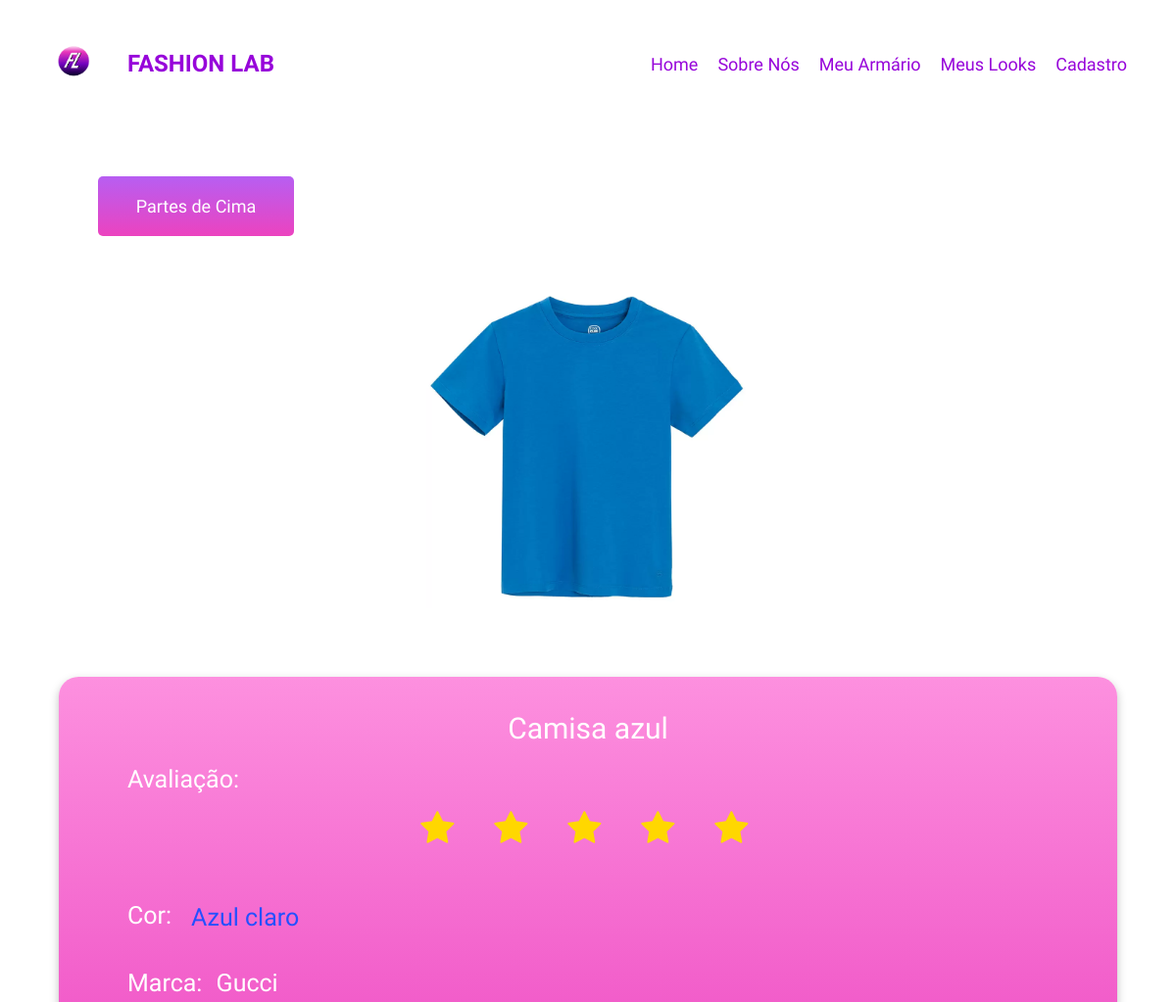
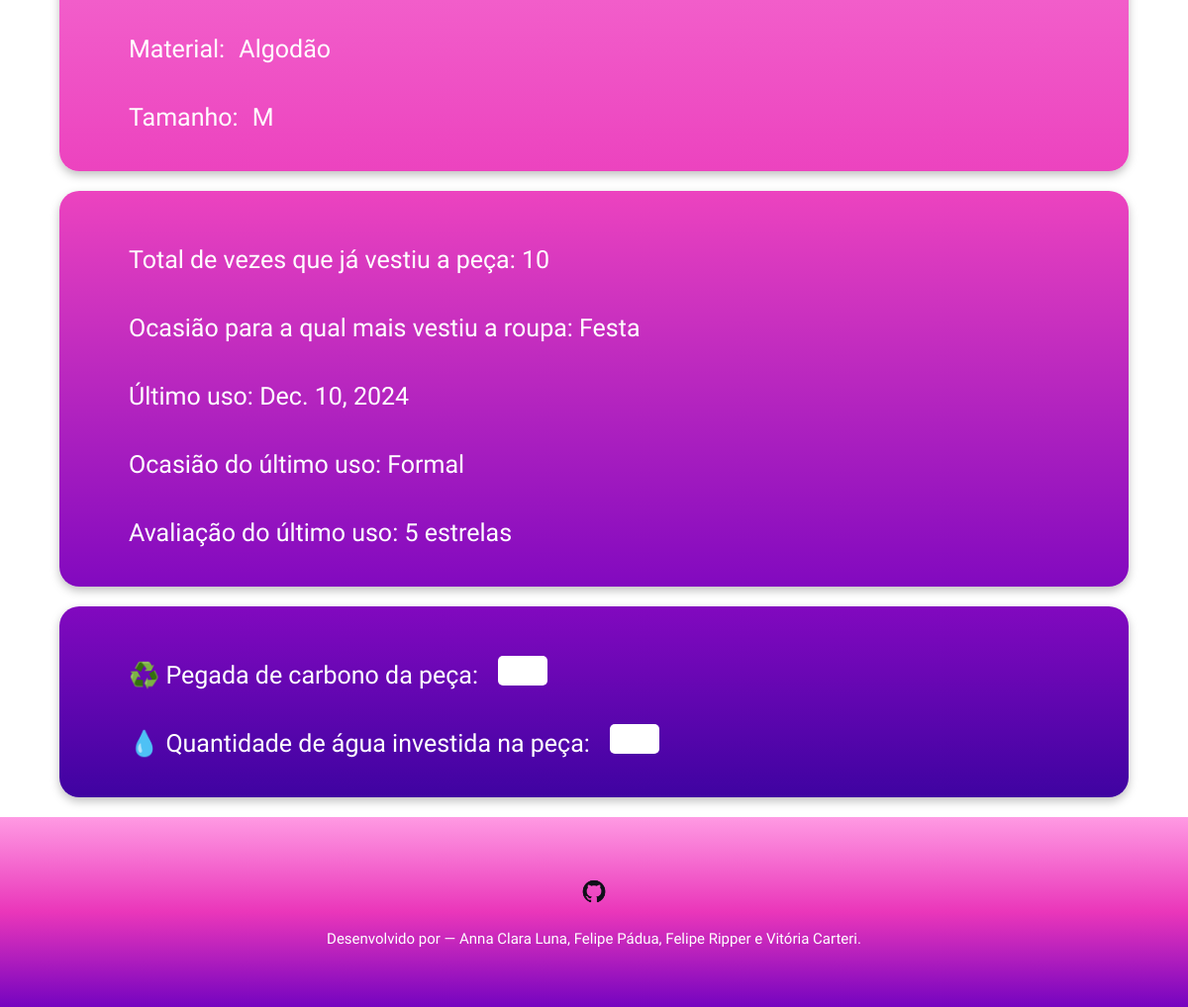
The page /parte_de_cima/5/ on the database its author committed (2 pictures, top to bottom).
### fashion_lab/models.py (models this page shows, shortened)
class Partes_de_Cima(models.Model):
  usuario = models.ForeignKey(User, on_delete=models.CASCADE)
  imagem = models.ImageField(upload_to='imagens/partes_de_cima/')
  descricao = models.TextField(max_length=100)
  cor_texto = models.CharField(max_length=20)
  cor_visual = models.CharField(max_length=7, default='#000000')
  marca = models.CharField(max_length=100)
  material = models.CharField(max_length=100)
  tamanho = models.CharField(
    max_length=10,
    choices=[
      ('PP', 'PP'),
        ('P', 'P'),
        ('M', 'M'),
        ('G', 'G'),
        ('GG', 'GG'),
        ('XGG', 'XGG'),
    ],
  )
  usos = GenericRelation('UsoRoupa')
  def ocasiao_mais_frequente(self):
    usos = UsoRoupa.objects.filter(
      roupa_content_type=ContentType.objects.get_for_model(Partes_de_Cima),
      roupa_object_id=self.id
        )
    ocasiões = [uso.ocasiao for uso in usos]
    if ocasiões:
        return max(set(ocasiões), key=ocasiões.count)
    return None
  def media_avaliacoes(self):
    avaliacoes = [uso.avaliacao for uso in self.usos.all()]
    if avaliacoes:
        media = sum(avaliacoes) / len(avaliacoes)
        return round(media)
    return 0
  class Meta:
        verbose_name = "Parte de Cima"
        verbose_name_plural = "Partes de Cima"

class UsoRoupa(models.Model):
    roupa_content_type = models.ForeignKey(ContentType, on_delete=models.CASCADE, related_name="usos")
    roupa_object_id = models.PositiveIntegerField()
    roupa = GenericForeignKey('roupa_content_type', 'roupa_object_id')
    data_uso = models.DateField()
    avaliacao = models.IntegerField(choices=[(i, f"{i} estrelas") for i in range(6)])
    ocasiao = models.CharField(max_length=100, choices=[
        ('Trabalho', 'Trabalho'),
        ('Lazer', 'Lazer'),
        ('Festa', 'Festa'),
        ('Casual', 'Casual'),
        ('Formal', 'Formal'),
        ('Outro', 'Outro'),
    ])

### fashion_lab/views.py (the view)
# urls.py: path('parte_de_cima/<int:id>/', views.parte_de_cima, name='parte_de_cima'),
def parte_de_cima(request, id):
    parte_de_cima = Partes_de_Cima.objects.get(id=id)
    parte_de_cima_usos = UsoRoupa.objects.filter(
        roupa_content_type=ContentType.objects.get_for_model(Partes_de_Cima),
        roupa_object_id=parte_de_cima.id
    ).order_by('-data_uso')
    ocasião_mais_frequente = parte_de_cima.ocasiao_mais_frequente()
    estrelas = range(1, 6)
    cor_visual = parte_de_cima.cor_visual
    return render(request, 'parte_de_cima.html', {
        'parte_de_cima': parte_de_cima,
        'cor_visual': cor_visual,
        'estrelas': estrelas,
        'parte_de_cima_usos': parte_de_cima_usos,
        'ocasião_mais_frequente': ocasião_mais_frequente,
    })

### fashion_lab/templates/parte_de_cima.html (shortened to what this page needs)
<!DOCTYPE html>
<html lang="pt-br">
<head>
    {% load static %}
    <link href="{% static 'CSS/header_e_footer.css' %}" rel="stylesheet">
    <link href="{% static 'CSS/partes.css' %}" rel="stylesheet">
    <link rel="stylesheet" href="https://cdnjs.cloudflare.com/ajax/libs/font-awesome/4.7.0/css/font-awesome.min.css">
</head>
<body>
    <header>
        <div class="logo-container">
            <img src="{% static 'IMG/logo.png' %}" class="logo">
            <h1 class="titulo_header">FASHION LAB</h1>
        </div>
        <nav class="nav-links">
            <a href="{% url 'home' %}">Home</a>
            <a href="{% url 'home' %}">Sobre Nós</a>
            <a href="{% url 'armario' %}">Meu Armário</a>
            <a href="{% url 'looks' %}">Meus Looks</a>
            <a href="{% url 'pergunta' %}">Cadastro</a>
        </nav>
    </header>
    <main>
        <section>
            <div class="quadrado img_button">
                <a href="{% url 'armario' %}">Partes de Cima</a>
            </div>
            <div class="img_produto">
                <img src="{{ parte_de_cima.imagem.url }}" class="img_peca">
            </div>
            <div class="quadrado_detalhes cor_1">
                <h1 class="titulo">{{ parte_de_cima.descricao }}</h1>
                <p><label>Avaliação: </label> </p>
                <div class="rate">
                    {% for i in estrelas %}
                        {% if not i > parte_de_cima.media_avaliacoes %}
                            <span class="fa fa-star checked"></span>
                        {% else %}
                            <span class="fa fa-star empty"></span>
                        {% endif %}
                    {% endfor %}
                </div>
                    <p style="margin-left: 10px; font-size: 16px;">{{ media_avaliacoes }}</p>
                <div class="item">
                    <p><label style="margin-right: 0;"">Cor: </label> <div style="font-family: 'Tilt Warp'; font-size: 25px;
                    margin-top: 14px; color: {{ cor_visual }}";>{{ parte_de_cima.cor_texto }}</div></p>
                </div>
                <div class="item">
                    <p><label>Marca: </label> {{ parte_de_cima.marca }}</p>
                </div>
                <div class="item">
                    <p><label>Material: </label> {{ parte_de_cima.material }}</p>
                </div>
                <div class="item">
                    <p><label>Tamanho: </label> {{ parte_de_cima.tamanho }}</p>
                </div>
            </div>
            <div class="quadrado_detalhes cor_2">
                {% if parte_de_cima_usos %}
                {% with ultimo_uso=parte_de_cima_usos|first %}
                    <div class="item">
                        <p>Total de vezes que já vestiu a peça: {{ parte_de_cima_usos.count }}</p>
                    </div>
                    <div class="item">
                        <p>Ocasião para a qual mais vestiu a roupa: {{ ocasião_mais_frequente }}</p>
                    </div>
                    <div class="item">
                        <p>Último uso: {{ ultimo_uso.data_uso }}</p>
                    </div>
                    <div class="item">
                        <p>Ocasião do último uso: {{ ultimo_uso.ocasiao }}</p>
                    </div>
                    <div class="item">
                        {% if ultimo_uso.avaliacao == 1 %}
                            <p>Avaliação do último uso: {{ ultimo_uso.avaliacao }} estrela</p>
                        {% else %}
                            <p>Avaliação do último uso: {{ ultimo_uso.avaliacao }} estrelas</p>
                        {% endif %}
                    </div>
                {% endwith %}
                {% else %}
                <div class="item">
                    <p>Você ainda não cadastrou nenhum uso para essa peça!</p>
                </div>
                {% endif %}
            </div>
            <div class="quadrado_detalhes cor_3">
                <div class="item">
                    <p>♻️  Pegada de carbono da peça:</p>
                    <input type="number" id="pegada">
                </div>
                <div class="item">
                    <p>💧  Quantidade de água investida na peça: </p>
                    <input type="number" id="agua">
                </div>
            </div>
        </section>
    </main>
    <footer id="cor_footer">
        <div>
          <a class="rodape__link" href="https://github.com/vivicarteri/FashionLab">
              <img class="rodape_link_imagem" src="{% static 'IMG/git_icone.png' %}">
          </a>
          <p class="p_footer">
              Desenvolvido por — Anna Clara Luna, Felipe Pádua, Felipe Ripper e Vitória Carteri.
          </p>
        </div>
      </footer>
</body>
</html>

### fashion_lab/static/CSS/header_e_footer.css (style rules this page uses)
body { width: 100%; display: flex; flex-direction: column; min-height: 100vh; }
header { width: 100%; background-color: white; display: flex; justify-content: space-between; align-items: center; padding: 40px 50px; margin: 0; }
.logo-container { display: flex; align-items: center; gap: 30px; }
.logo { height: 50px }
.titulo_header { color: #9705DA; font-size: 24px; font-family: 'Emblema One'; }
.nav-links { display: flex; gap: 20px; }
.nav-links a { text-decoration: none; color: #9705DA; font-size: 18px; font-family: 'Tilt Warp'; }
footer { width: 100%; bottom: 0; font-family: 'Tilt Warp'; font-size: 15px; padding: 50px; text-align: center; color: white; margin: 0; }
.rodape_link_imagem { width: 30px; height: 30px; }
.rodape__link { display: inline-block; margin: 10px; transition: transform 0.3s ease; }
* { margin-left:0; max-width: 100%; box-sizing: border-box; }

### fashion_lab/static/CSS/partes.css (style rules this page uses)
* { padding: 0; margin: 0; text-decoration: none; list-style-type: none; list-style: none; color: inherit; outline: none; resize: none; box-sizing: border-box; }
body { background: white; }
.quadrado { font-size: 18px; font-family: 'Tilt Warp'; color: white; display: flex; justify-content: center; align-items: center; text-align: center; background: linear-gradient(to bottom, #B75EF2, #EC43BF); width: 200px; height: auto; border-radius: 5px; margin-left: 100px; margin-top: 50px; padding: 20px; }
.img_button { cursor: pointer; transition: transform 0.3s ease; }
.img_produto { display: flex; justify-content: center; padding: 50px; }
.img_peca { align-items: center; width: 30%; height: auto; }
.quadrado_detalhes { display: flex; flex-direction: column; width: 90%; margin: 20px auto; border-radius: 20px; padding: 20px; padding-top: 35px; box-shadow: 0px 4px 10px rgba(0, 0, 0, 0.25); }
.cor_1 { background: linear-gradient(#FD90DF, #EC43BF); }
.cor_2 { background: linear-gradient(#EC43BF, #8209BF); }
.cor_3 { background: linear-gradient(#8209BF, #3F03A1); }
.titulo { font-family: 'Tilt Warp'; font-size: 30px; color: white; text-align: center; font-weight: normal; }
label { font-size: 25px; color: white; margin-right: 8px; }
.rate { display: flex; justify-content: center; align-items: center; height: 50px; margin-left: 130px; }
.fa-star { transform: scale(2.3); width: 75px; }
.checked { color: #FFD700; }
.item { display: flex; align-items: center; gap: 10px; padding-bottom: 10px; }
p { font-family: 'Tilt Warp'; font-size: 25px; margin-left: 40px; margin-top: 10px; color: white; text-align: left; padding: 10px; }
input { width: 50px; height: 30px; border: none; padding: 1px; padding-left: 2px; padding-right: 2px; border-radius: 5px; }
input[type="number"] { font-family: 'Tilt Warp'; font-size: 18px; text-align: center; color: #9705DA; }
.p_footer { width: 100%; bottom: 0; font-family: 'Tilt Warp'; font-size: 15px; text-align: center; color: white; margin: 0; }
#cor_footer { background: linear-gradient(to bottom, #FF9AE3, #EA36BA, #7504C0); }

### rows shown on the page
Partes_de_Cima: imagem (picture), descricao "Camisa azul", cor_texto "Azul claro", marca "Gucci", material "Algodão", tamanho "M"
UsoRoupa: ocasiao "Festa"
UsoRoupa: data_uso "Dec. 10, 2024", ocasiao "Formal", avaliacao "5"

### other values the page prints
{{ parte_de_cima_usos.count }} "10"
